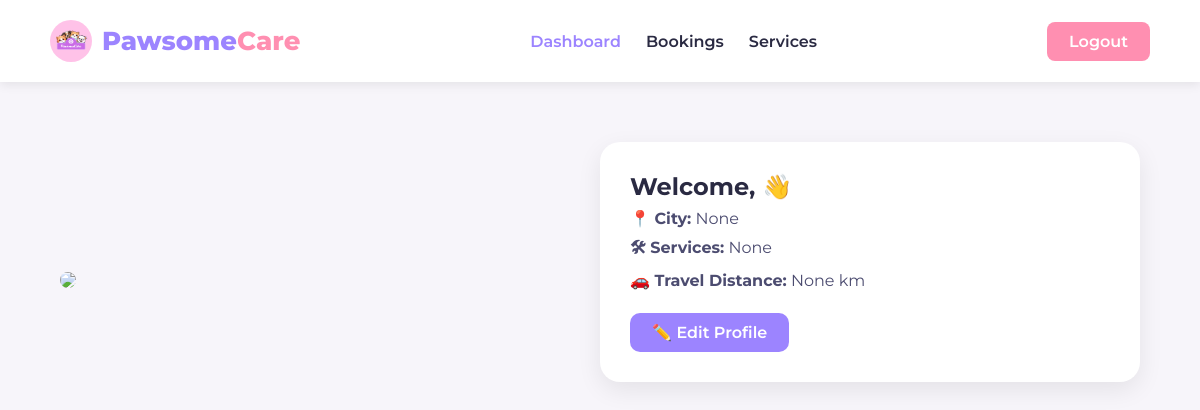
/provider_home/ (signed in), run on the app's committed database.
### PetCare/models.py (models this page shows, shortened)
class ServiceProvider(models.Model):
    PROVIDER_TYPE = (
        ('individual', 'Individual'),
        ('organization', 'Organization / Company'),
    )
    ID_TYPE = (
        ('aadhaar', 'Aadhaar'),
        ('pan', 'PAN'),
        ('passport', 'Passport'),
    )
    user = models.OneToOneField(Profile, on_delete=models.CASCADE)
    full_name = models.CharField(max_length=100,null=True,blank=True)
    phone_number = models.CharField(max_length=15,null=True,blank=True)
    provider_type = models.CharField(max_length=20, choices=PROVIDER_TYPE,null=True,blank=True)
    bio = models.TextField(null=True,blank=True)
    city = models.CharField(max_length=50,null=True,blank=True)
    address = models.TextField(null=True,blank=True)
    pincode = models.CharField(max_length=10,null=True,blank=True)
    latitude = models.FloatField(null=True, blank=True)
    longitude = models.FloatField(null=True, blank=True)
    travel_distance = models.FloatField(null=True, blank=True)
    services = models.JSONField(null=True,blank=True)  # store selected services
    id_type = models.CharField(max_length=20, choices=ID_TYPE,null=True,blank=True)
    id_number = models.CharField(max_length=50,unique=True,null=True,blank=True,help_text="Government ID number")
    id_proof = models.FileField(upload_to='providers/id/',null=True,blank=True)
    grooming_certificate = models.FileField(upload_to='providers/certificates/',null=True,blank=True)
    vet_license = models.FileField(upload_to='providers/certificates/',null=True,blank=True)
    training_certificate = models.FileField(upload_to='providers/certificates/',null=True,blank=True)
    organization_registration = models.FileField(upload_to='providers/certificates/',null=True,blank=True)
    is_verified = models.BooleanField(default=False)

### PetCare/views.py (the view)
# urls.py: path('provider_home/',views.provider_home,name='provider_home'),
def provider_home(request):
    provider = request.user.profile.serviceprovider
    return render(request,'provider/provider_home.html',{'provider':provider})

### PetCare/templates/provider/provider_home.html (shortened to what this page needs)
{% load static %}
<!DOCTYPE html>
<html lang="en">
<head>
    <link rel="stylesheet" href="{% static 'css/provider/provider_home.css' %}">
</head>
<body>
<nav class="navbar">
    <div class="logo-wrapper">
        <img src="{% static 'images/pawsomecare-logo.png' %}" class="logo-img" alt="Logo">
        <h2 class="logo">Pawsome<span>Care</span></h2>
    </div>
    <ul class="nav-links">
        <li><a href="{% url 'provider_home' %}" class="active">Dashboard</a></li>
        <li><a href="{% url 'bookings' provider.id %}">Bookings</a></li>
        <li><a href="{% url 'services' provider.id %}">Services</a></li>
    </ul>
    <a href="{% url 'goback' %}" class="btn-secondary">Logout</a>
</nav>
<div class="dashboard-container">
    <div class="dashboard-image">
        <img src="https://static.wixstatic.com/media/11062b_19ff3dadbdc747978a761f3967d288e4~mv2.jpg/v1/fill/w_2056,h_1544,fp_0.50_0.50,q_90,enc_avif,quality_auto/11062b_19ff3dadbdc747978a761f3967d288e4~mv2.jpg alt="Provider Image">
    </div>
    <div class="profile-card">
        <h2>Welcome, {{ provider.user.username }} 👋</h2>
        <div class="profile-details">
            <p><strong>📍 City:</strong> {{ provider.city }}</p>
            <p><strong>🛠 Services:</strong> {{ provider.services|join:", " }}</p>
            <p><strong>🚗 Travel Distance:</strong> {{ provider.travel_distance }} km</p>
        </div>
        <div class="profile-buttons">
            <a href="{% url 'edit_provider_profile' provider.id %}" class="btn-primary">
                ✏️ Edit Profile
            </a>
        </div>
    </div>
</div>
</body>
</html>

### PetCare/static/css/provider/provider_home.css (style rules this page uses)
* { margin: 0; padding: 0; box-sizing: border-box; font-family: "Montserrat", sans-serif; }
body { background: #F7F5FA; color: #2A2A42; }
a { text-decoration: none; }
.navbar { width: 100%; padding: 20px 50px; background: #fff; display: flex; align-items: center; justify-content: space-between; box-shadow: 0 3px 10px rgba(0,0,0,0.08); position: sticky; top: 0; z-index: 100; }
.logo-wrapper { display: flex; align-items: center; gap: 10px; }
.logo-img { width: 42px; height: 42px; border-radius: 50%; object-fit: cover; }
.logo { font-size: 26px; font-weight: 800; color: #9C84FF; }
.logo span { color: #FF8FB1; }
.nav-links { list-style: none; display: flex; gap: 25px; }
.nav-links a { font-weight: 600; color: #2A2A42; }
.nav-links a:hover, .nav-links a.active { color: #9C84FF; }
.btn-secondary { background: #FF8FB1; color: white; padding: 10px 22px; border-radius: 8px; font-weight: 600; transition: 0.3s; }
.profile-card { background: #fff; padding: 30px; border-radius: 20px; box-shadow: 0 8px 25px rgba(0,0,0,0.08); margin-bottom: 40px; }
.profile-card p { margin: 8px 0; color: #4C4C70; }
.btn-primary { display: inline-block; margin-top: 15px; background: #9C84FF; color: white; padding: 10px 22px; border-radius: 10px; font-weight: 600; }
.dashboard-container { display: flex; align-items: center; justify-content: center; gap: 60px; padding: 60px; max-width: 1400px; margin: auto; }
.dashboard-image { flex: 1; }
.dashboard-image img { width: 100%; max-width: 500px; height: auto; border-radius: 20px; object-fit: cover; }
.profile-card { flex: 1; }

### data on the page
ServiceProvider: city "None", services "None", travel_distance "None"
